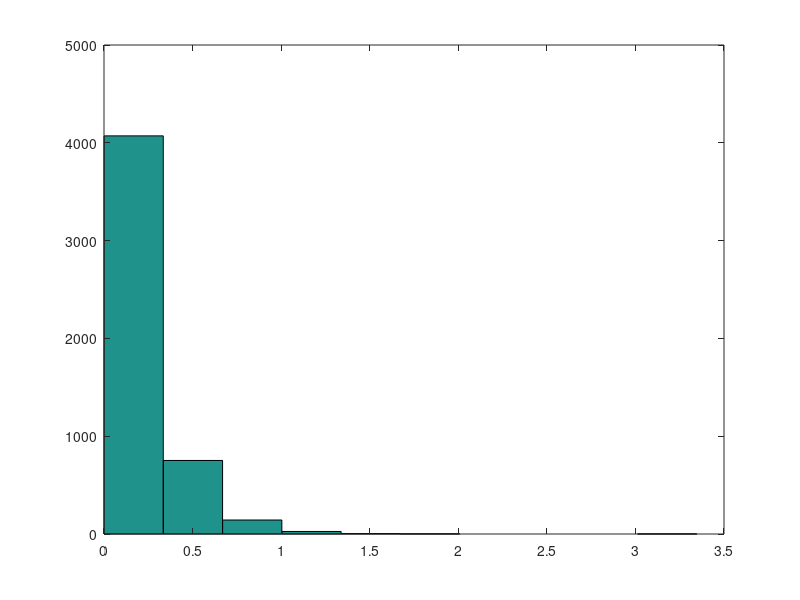

The MATLAB source for this figure:
function four
a=7^5;
m=2^31-1;
c=0;
x(1)=1;
v(1)=1/m;
for i=2:5000
    x(i)= mod(a*x(i-1),m);
    v(i)=x(i)/m;
end

for i=1:5000
    y(i)=-log(1-v(i))/5;
end
hist(y)